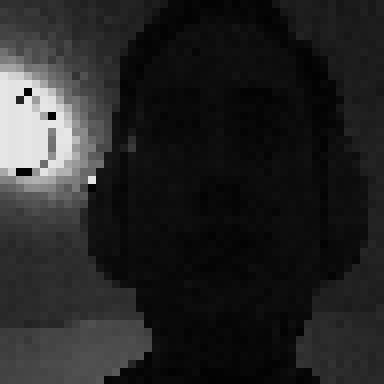
#> input picture backend/Project3/capture_001.png, 384 x 384 px; its folder holds only this picture in this run
$ python analyze_image_characteristics.py   (older library calls are emulated)
#> lines starting #> are read from the running program, lines starting #| are printed output that depends on the picture
#!/usr/bin/env python3
"""
Analyze image characteristics from captured camera images vs training data.
Provides statistics and recommendations for augmenting training data.
"""

import numpy as np
import cv2
import os
from pathlib import Path
import json
from scipy import ndimage, signal

def calculate_laplacian_variance(image):
    """Calculate image sharpness using Laplacian variance."""
    gray = cv2.cvtColor(image, cv2.COLOR_RGB2GRAY) if len(image.shape) == 3 else image
    laplacian_var = cv2.Laplacian(gray, cv2.CV_64F).var()
    return laplacian_var

def calculate_noise_level(image):
    """Estimate noise using Laplacian standard deviation."""
    gray = cv2.cvtColor(image, cv2.COLOR_RGB2GRAY) if len(image.shape) == 3 else image
    # Apply Laplacian and measure spread
    laplacian = cv2.Laplacian(gray, cv2.CV_64F)
    noise = np.std(laplacian)
    return noise

def calculate_vignetting(image):
    """Detect vignetting by comparing edge vs center brightness."""
    gray = cv2.cvtColor(image, cv2.COLOR_RGB2GRAY) if len(image.shape) == 3 else image
    h, w = gray.shape

    # Center region (middle 50%)
    cy1, cy2 = h//4, 3*h//4
    cx1, cx2 = w//4, 3*w//4
    center_brightness = np.mean(gray[cy1:cy2, cx1:cx2])

    # Edge regions (outer 25%)
    edge_brightness = (np.mean(gray[0:h//4, :]) +
                      np.mean(gray[3*h//4:h, :]) +
                      np.mean(gray[:, 0:w//4]) +
                      np.mean(gray[:, 3*w//4:w])) / 4

    vignetting = (center_brightness - edge_brightness) / center_brightness
    return vignetting

def analyze_gamma(image):
    """Estimate gamma curve by analyzing histogram shape."""
    gray = cv2.cvtColor(image, cv2.COLOR_RGB2GRAY) if len(image.shape) == 3 else image
    hist = cv2.calcHist([gray], [0], None, [256], [0, 256]).flatten()
    hist = hist / hist.sum()  # normalize

    # Gamma is estimated by comparing histogram to linear distribution
    # Lower gamma (darker) = more pixels in shadows
    # Higher gamma (brighter) = more pixels in highlights
    shadow_weight = np.sum(hist[:85])  # dark pixels (0-84)
    midtone_weight = np.sum(hist[85:170])  # midtones
    highlight_weight = np.sum(hist[170:])  # highlights

    return shadow_weight, midtone_weight, highlight_weight

def analyze_histogram(image):
    """Get detailed histogram statistics."""
    gray = cv2.cvtColor(image, cv2.COLOR_RGB2GRAY) if len(image.shape) == 3 else image
    hist = cv2.calcHist([gray], [0], None, [256], [0, 256]).flatten()

    return {
        'mean': np.mean(gray),
        'std': np.std(gray),
        'min': np.min(gray),
        'max': np.max(gray),
        'median': np.median(gray),
        'entropy': -np.sum((hist / hist.sum()) * np.log2(hist + 1e-10)),
        'histogram': hist.tolist()
    }

def analyze_image_set(image_paths, label=""):
    """Analyze a set of images."""
    results = {
        'brightness': [],
        'contrast': [],
        'sharpness': [],
        'noise': [],
        'vignetting': [],
        'gamma_shadow': [],
        'gamma_midtone': [],
        'gamma_highlight': [],
        'dynamic_range': [],
        'histograms': []
    }

    valid_images = 0

    for img_path in image_paths:
        if not os.path.exists(img_path):
            continue

        try:
            # Read image as RGB
            img = cv2.imread(str(img_path))
            if img is None:
                print(f"  ⚠ Failed to read {img_path}")
                continue
            img = cv2.cvtColor(img, cv2.COLOR_BGR2RGB)

            # Convert to grayscale for analysis
            gray = cv2.cvtColor(img, cv2.COLOR_RGB2GRAY).astype(float)

            # Calculate metrics
            brightness = np.mean(gray)
            contrast = np.std(gray)
            sharpness = calculate_laplacian_variance(img)
            noise = calculate_noise_level(img)
            vignetting = calculate_vignetting(img)
            shadow, midtone, highlight = analyze_gamma(img)
            dynamic_range = np.max(gray) - np.min(gray)
            hist_stats = analyze_histogram(img)

            results['brightness'].append(brightness)
            results['contrast'].append(contrast)
            results['sharpness'].append(sharpness)
            results['noise'].append(noise)
            results['vignetting'].append(vignetting)
            results['gamma_shadow'].append(shadow)
            results['gamma_midtone'].append(midtone)
            results['gamma_highlight'].append(highlight)
            results['dynamic_range'].append(dynamic_range)
            results['histograms'].append(hist_stats)

            valid_images += 1
            print(f"  ✓ {Path(img_path).name}")
        except Exception as e:
            print(f"  ✗ {Path(img_path).name}: {e}")

    if valid_images == 0:
        print("  No valid images found!")
        return None

    # Compute statistics
    summary = {}
    for key in results:
        if key == 'histograms':
            continue
        if results[key]:
            summary[key] = {
                'mean': float(np.mean(results[key])),
                'std': float(np.std(results[key])),
                'min': float(np.min(results[key])),
                'max': float(np.max(results[key]))
            }

    print(f"\n  Analyzed {valid_images} images")
    return summary, results

# [110 lines left out: functions print_comparison, generate_augmentation_recommendations, not called in this run]

def main():
    print("\n" + "="*80)
    print("CAMERA IMAGE vs TRAINING DATA ANALYSIS")
    print("="*80)

    # Find captured images
    capture_dir = Path('/home/sorenhaynes/Documents/GitHub/CST-440/backend/Project3')
    capture_images = sorted(capture_dir.glob('capture_*.png'))

    if not capture_images:
        print("❌ No captured images found!")
        return

    print(f"\n📷 CAPTURED IMAGES ({len(capture_images)} found):")
    camera_stats, camera_results = analyze_image_set(capture_images, "Camera")
#> in analyze_image_set, img is the input picture: shape (384, 384, 3); min 2, max 231, mean 36.6
#> in analyze_image_set, `brightness = np.mean(gray)`: brightness = 36.6
#> in analyze_image_set, `contrast = np.std(gray)`: contrast = 47.36
#> in calculate_laplacian_variance, `laplacian_var = cv2.Laplacian(gray, cv2.CV_64F).var()`: laplacian_var = 189.8
#> in calculate_noise_level, `laplacian = cv2.Laplacian(gray, cv2.CV_64F)`:
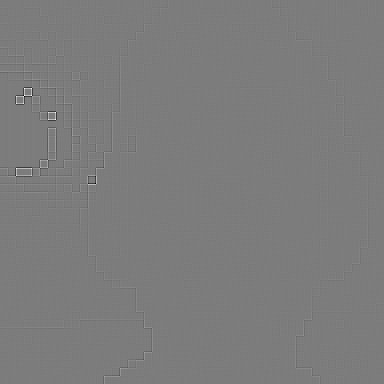
#> laplacian: shape (384, 384) float64; min -434, max 455, mean 0; drawn with min black and max white
#> in calculate_noise_level, `noise = np.std(laplacian)`: noise = 13.78
#> in calculate_vignetting, `center_brightness = np.mean(gray[cy1:cy2, cx1:cx2])`: center_brightness = 12.94
#> in calculate_vignetting, `edge_brightness = (np.mean(gray[0:h//4, :]) + np.mean(gray[3*h//4:h, :..`: edge_brightness = 45.89
#> in calculate_vignetting, `vignetting = (center_brightness - edge_brightness) / center_brightness`: vignetting = -2.55
#> in analyze_gamma, `hist = cv2.calcHist([gray], [0], None, [256], [0, 256]).flatten()`: hist = 256 values, max 14528 at index 9, min 0 at index 0, mean 576
#> in analyze_gamma, `hist = hist / hist.sum()`: hist = 256 values, max 0.0985 at index 9, min 0 at index 0, mean 0.00391
#> in analyze_gamma, `shadow_weight = np.sum(hist[:85])`: shadow_weight = 0.914
#> in analyze_gamma, `midtone_weight = np.sum(hist[85:170])`: midtone_weight = 0.0443
#> in analyze_gamma, `highlight_weight = np.sum(hist[170:])`: highlight_weight = 0.0412
#> in analyze_image_set, `shadow, midtone, highlight = analyze_gamma(img)`: shadow = 0.914; midtone = 0.0443; highlight = 0.0412
#> in analyze_image_set, `dynamic_range = np.max(gray) - np.min(gray)`: dynamic_range = 229
#> in analyze_histogram, `hist = cv2.calcHist([gray], [0], None, [256], [0, 256]).flatten()`: hist = 256 values, max 14528 at index 9, min 0 at index 0, mean 576
#> in analyze_image_set, `hist_stats = analyze_histogram(img)`: hist_stats = 7 items

    # Find training data
    train_data_dir = Path('/home/sorenhaynes/Documents/GitHub/CST-440/backend/Project3/data/processed')

    if not train_data_dir.exists():
        print("\n❌ Training data directory not found!")
        return

    # Load training images (X_train.npy)
    X_train_path = train_data_dir / 'X_train.npy'
    if X_train_path.exists():
        print(f"\n📚 TRAINING DATA (from X_train.npy):")
        X_train = np.load(X_train_path)  # Should be (N, 48, 48, 1) and normalized

        # Denormalize to 0-255 for fair comparison
        # Assuming normalization: (img / 255 - mean) / std
        # Reverse: img = (normalized * std + mean) * 255
        PIXEL_MEAN = 0.488811
        PIXEL_STD = 0.224648

        training_images_denorm = []
        for i in range(min(10, len(X_train))):
            img = X_train[i, :, :, 0]  # (48, 48)
            # Denormalize
            img_denorm = (img * PIXEL_STD + PIXEL_MEAN) * 255
            img_denorm = np.clip(img_denorm, 0, 255)
            training_images_denorm.append(img_denorm)

        # Analyze denormalized training data
        print("  Analyzing denormalized training samples...")
        train_stats = {
            'brightness': [],
            'contrast': [],
            'sharpness': [],
            'noise': [],
            'vignetting': [],
            'gamma_shadow': [],
            'gamma_midtone': [],
            'gamma_highlight': [],
            'dynamic_range': []
        }

        for img in training_images_denorm:
            img_uint8 = img.astype(np.uint8)
            train_stats['brightness'].append(np.mean(img))
            train_stats['contrast'].append(np.std(img))
            train_stats['sharpness'].append(cv2.Laplacian(img_uint8, cv2.CV_64F).var())
            train_stats['noise'].append(np.std(cv2.Laplacian(img_uint8, cv2.CV_64F)))
            train_stats['vignetting'].append(0)  # synthetic data typically has no vignetting
            # Convert to RGB for analyze_gamma
            img_rgb = cv2.cvtColor(img_uint8, cv2.COLOR_GRAY2BGR)
            s, m, h = analyze_gamma(img_rgb)
            train_stats['gamma_shadow'].append(s)
            train_stats['gamma_midtone'].append(m)
            train_stats['gamma_highlight'].append(h)
            train_stats['dynamic_range'].append(np.max(img) - np.min(img))

        # Convert to summary format
        training_summary = {}
        for key in train_stats:
            if train_stats[key]:
                training_summary[key] = {
                    'mean': float(np.mean(train_stats[key])),
                    'std': float(np.std(train_stats[key])),
                    'min': float(np.min(train_stats[key])),
                    'max': float(np.max(train_stats[key]))
                }

        print(f"  ✓ Analyzed {len(training_images_denorm)} training samples")

        # Compare
        print_comparison(camera_stats, training_summary)
        generate_augmentation_recommendations(camera_stats, training_summary)

        # Save detailed report
        report = {
            'camera': camera_stats,
            'training': training_summary,
            'timestamp': str(Path.cwd())
        }
        report_path = capture_dir / 'image_analysis_report.json'
        with open(report_path, 'w') as f:
            json.dump(report, f, indent=2)
        print(f"\n💾 Report saved to: {report_path}")
    else:
        print(f"\n❌ Training data not found at {X_train_path}")

if __name__ == '__main__':
    main()

$ run again, on backend/Project3/capture_005.png
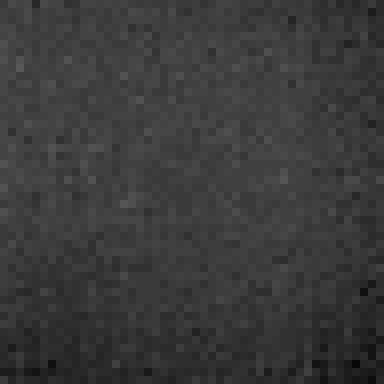
#> input picture backend/Project3/capture_005.png, 384 x 384 px
#> in analyze_image_set, img is the input picture: shape (384, 384, 3); min 6, max 87, mean 57.3
#> in analyze_image_set, `gray = cv2.cvtColor(img, cv2.COLOR_RGB2GRAY).astype(float)`:
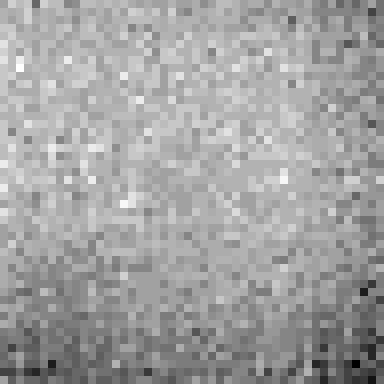
#> gray: shape (384, 384) float64; min 6, max 87, mean 57.3; drawn with min black and max white
#> brightness = 57.28
#> contrast = 10.1
#> laplacian_var = 35.9
#> in calculate_noise_level, `laplacian = cv2.Laplacian(gray, cv2.CV_64F)`:
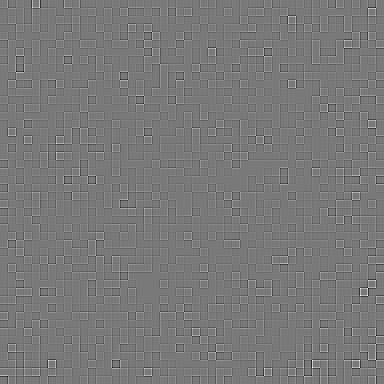
#> laplacian: shape (384, 384) float64; min -57, max 63, mean 0; drawn with min black and max white
#> in calculate_noise_level, `noise = np.std(laplacian)`: noise = 5.99
#> center_brightness = 62.44
#> edge_brightness = 54.43
#> in calculate_vignetting, `vignetting = (center_brightness - edge_brightness) / center_brightness`: vignetting = 0.128
#> in analyze_gamma, `hist = cv2.calcHist([gray], [0], None, [256], [0, 256]).flatten()`: hist = 256 values, max 29184 at index 63, min 0 at index 0, mean 576
#> in analyze_gamma, `hist = hist / hist.sum()`: hist = 256 values, max 0.198 at index 63, min 0 at index 0, mean 0.00391
#> shadow_weight = 1
#> midtone_weight = 0.000434
#> highlight_weight = 0
#> shadow = 1; midtone = 0.000434; highlight = 0
#> dynamic_range = 81
#> in analyze_histogram, `hist = cv2.calcHist([gray], [0], None, [256], [0, 256]).flatten()`: hist = 256 values, max 29184 at index 63, min 0 at index 0, mean 576
#> hist_stats = 7 items

$ run again, on backend/Project3/capture_010.png
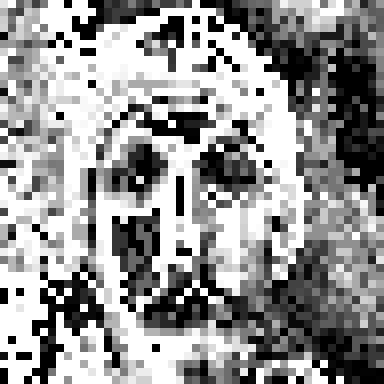
#> input picture backend/Project3/capture_010.png, 384 x 384 px
#> in analyze_image_set, img is the input picture: shape (384, 384, 3); min 0, max 255, mean 148
#> brightness = 148
#> contrast = 96.99
#> laplacian_var = 5771.6
#> in calculate_noise_level, `laplacian = cv2.Laplacian(gray, cv2.CV_64F)`:
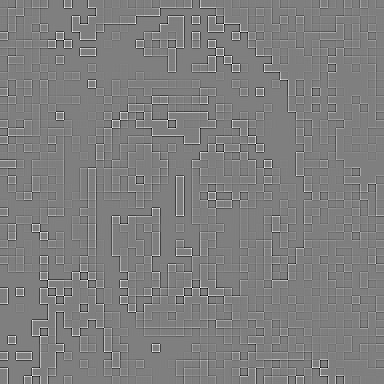
#> laplacian: shape (384, 384) float64; min -510, max 510, mean 0; drawn with min black and max white
#> in calculate_noise_level, `noise = np.std(laplacian)`: noise = 75.97
#> center_brightness = 159.5
#> edge_brightness = 140.2
#> in calculate_vignetting, `vignetting = (center_brightness - edge_brightness) / center_brightness`: vignetting = 0.122
#> in analyze_gamma, `hist = cv2.calcHist([gray], [0], None, [256], [0, 256]).flatten()`: hist = 256 values, max 44800 at index 255, min 0 at index 1, mean 576
#> in analyze_gamma, `hist = hist / hist.sum()`: hist = 256 values, max 0.304 at index 255, min 0 at index 1, mean 0.00391
#> shadow_weight = 0.312
#> midtone_weight = 0.199
#> highlight_weight = 0.49
#> shadow = 0.312; midtone = 0.199; highlight = 0.49
#> dynamic_range = 255
#> in analyze_histogram, `hist = cv2.calcHist([gray], [0], None, [256], [0, 256]).flatten()`: hist = 256 values, max 44800 at index 255, min 0 at index 1, mean 576
#> hist_stats = 7 items

$ run again, on backend/Project3/capture_002.png
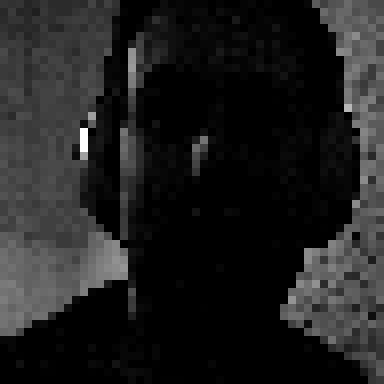
#> input picture backend/Project3/capture_002.png, 384 x 384 px
#> in analyze_image_set, img is the input picture: shape (384, 384, 3); min 0, max 255, mean 31.5
#> brightness = 31.48
#> contrast = 40.6
#> laplacian_var = 327.7
#> in calculate_noise_level, `laplacian = cv2.Laplacian(gray, cv2.CV_64F)`:
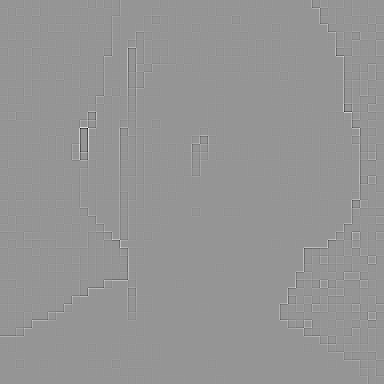
#> laplacian: shape (384, 384) float64; min -497, max 349, mean 0; drawn with min black and max white
#> in calculate_noise_level, `noise = np.std(laplacian)`: noise = 18.1
#> center_brightness = 11.62
#> edge_brightness = 40.33
#> in calculate_vignetting, `vignetting = (center_brightness - edge_brightness) / center_brightness`: vignetting = -2.47
#> in analyze_gamma, `hist = cv2.calcHist([gray], [0], None, [256], [0, 256]).flatten()`: hist = 256 values, max 61376 at index 0, min 0 at index 2, mean 576
#> in analyze_gamma, `hist = hist / hist.sum()`: hist = 256 values, max 0.416 at index 0, min 0 at index 2, mean 0.00391
#> shadow_weight = 0.859
#> midtone_weight = 0.139
#> highlight_weight = 0.00174
#> shadow = 0.859; midtone = 0.139; highlight = 0.00174
#> dynamic_range = 255
#> in analyze_histogram, `hist = cv2.calcHist([gray], [0], None, [256], [0, 256]).flatten()`: hist = 256 values, max 61376 at index 0, min 0 at index 2, mean 576
#> hist_stats = 7 items
